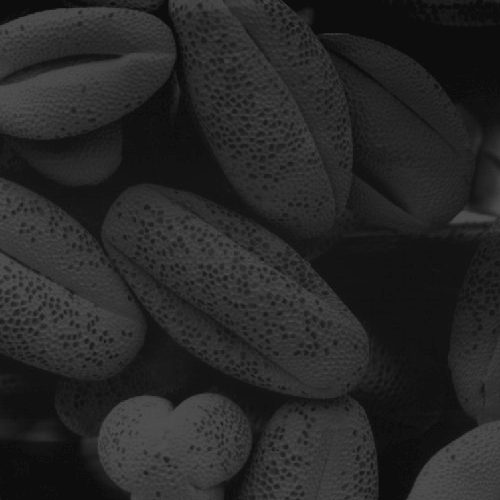
#> input picture question/a1images/shells.tif, 500 x 500 px
$ jupyter execute q5.ipynb   (shell and % lines are left out)
#> lines starting #> are read from the running program, lines starting #| are printed output that depends on the picture
[cell 1]
import os
import cv2
import numpy as np
import matplotlib.pyplot as plt
from mpl_toolkits.mplot3d import Axes3D

# images sit in question/a1images/
IMG_DIR  = os.path.normpath(os.path.join(os.getcwd(), '..', 'question', 'a1images'))
SAVE_DIR = os.path.join(os.getcwd(), 'outputs')
os.makedirs(SAVE_DIR, exist_ok=True)

[cell 2]
# build a Gaussian kernel from scratch using the 2D Gaussian formula
# dividing by K.sum() normalizes it so pixel brightness stays the same after filtering
def gaussian_kernel(size, sigma):
    half = size // 2
    ax   = np.arange(-half, half + 1, dtype=np.float64)
    X, Y = np.meshgrid(ax, ax)
    K    = np.exp(-(X**2 + Y**2) / (2 * sigma**2))
    return K / K.sum()

[cell 3]
# print the 5x5 kernel just to check the values look right
# centre value should be the largest, falling off symmetrically outward
K5 = gaussian_kernel(5, 2)
print('5x5 Gaussian kernel (σ=2):')
print(np.round(K5, 4))

[cell 4]
# 3D surface of a 51x51 kernel so the bell-curve shape is obvious
K51  = gaussian_kernel(51, 2)
x    = np.arange(51)
X, Y = np.meshgrid(x, x)

fig = plt.figure(figsize=(8, 6))
ax  = fig.add_subplot(111, projection='3d')
ax.plot_surface(X, Y, K51, cmap='viridis', linewidth=0)
ax.set_title('51×51 Gaussian kernel  σ=2')
ax.set_xlabel('x')
ax.set_ylabel('y')
ax.set_zlabel('value')
plt.tight_layout()
plt.savefig(os.path.join(SAVE_DIR, 'q5_gaussian_surface.png'), dpi=150)
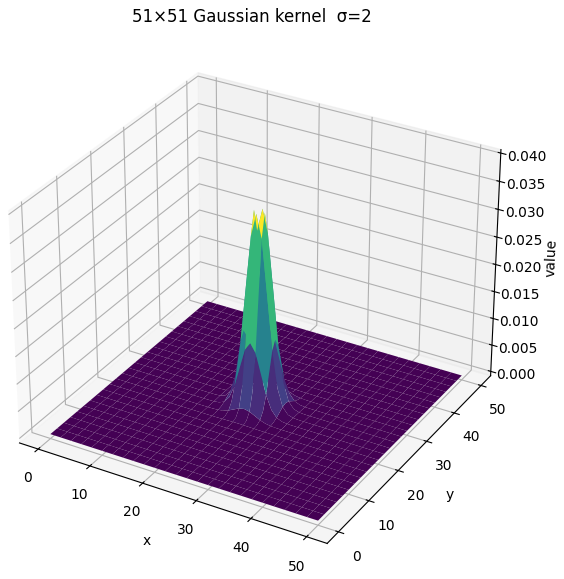
#> figure drawn by matplotlib, 1 panel
plt.show()

[cell 5]
# filter shells.tif with our kernel vs cv2 built-in — should look the same
# filter2D does the convolution manually; GaussianBlur is cv2s optimized version
img     = cv2.imread(os.path.join(IMG_DIR, 'shells.tif'), cv2.IMREAD_GRAYSCALE)
#> img is the input picture: shape (500, 500); min 13, max 83, mean 38.7
manual  = cv2.filter2D(img, -1, K5.astype(np.float32))
builtin = cv2.GaussianBlur(img, (5, 5), 2)

fig, axes = plt.subplots(1, 3, figsize=(12, 4))
for ax, im, t in zip(axes,
                     [img, manual, builtin],
                     ['Original', 'Manual kernel', 'cv.GaussianBlur']):
    ax.imshow(im, cmap='gray')
    ax.set_title(t)
    ax.axis('off')
#> this loop made 3 passes
#> t on passes 1 to 3: 'Original', 'Manual kernel', 'cv.GaussianBlur'

plt.tight_layout()
plt.savefig(os.path.join(SAVE_DIR, 'q5_smoothing.png'), dpi=150)
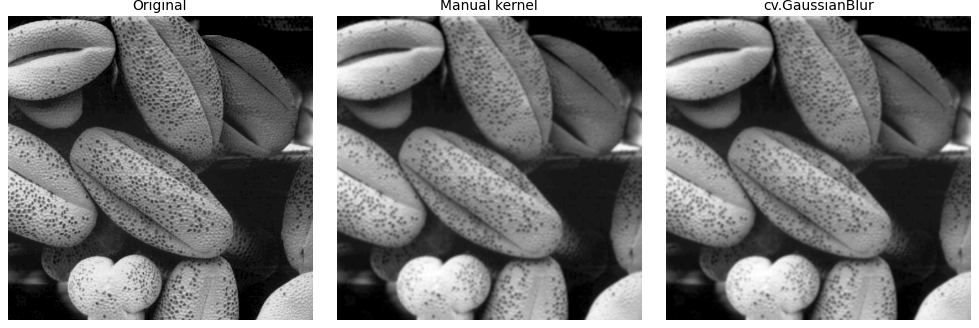
#> figure drawn by matplotlib, 3 panels
plt.show()
